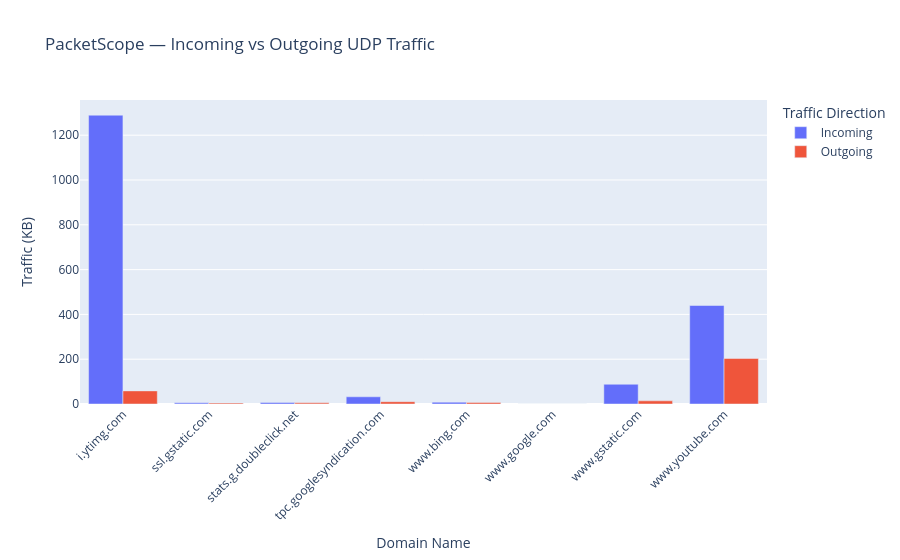

The notebook cell this image was saved under:
### Code cell
known_traffic = udp_direction_summary[
    udp_direction_summary["Domain"] != "Domain not detected"
].copy()

fig = px.bar(
    known_traffic,
    x="Domain",
    y="Total_KB",
    color="Direction",
    barmode="group",
    title="PacketScope — Incoming vs Outgoing UDP Traffic",
    labels={
        "Domain": "Domain Name",
        "Total_KB": "Traffic (KB)",
        "Direction": "Traffic Direction"
    }
)

fig.update_layout(
    xaxis_tickangle=-45
)

fig.show()

### Figure 1 — Plotly figure (JSON) as saved in the notebook; plotly's stock layout.template omitted (floating-point values rounded to 4 significant figures)
{"data": [{"alignmentgroup": "True", "hovertemplate": "Traffic Direction=Incoming<br>Domain Name=%{x}<br>Traffic (KB)=%{y}<extra></extra>", "legendgroup": "Incoming", "marker": {"color": "#636efa", "pattern": {"shape": ""}}, "name": "Incoming", "offsetgroup": "Incoming", "orientation": "v", "showlegend": true, "textposition": "auto", "type": "bar", "x": ["i.ytimg.com", "ssl.gstatic.com", "stats.g.doubleclick.net", "tpc.googlesyndication.com", "www.bing.com", "www.google.com", "www.gstatic.com", "www.youtube.com"], "xaxis": "x", "y": [1289.0, 5.06, 6.48, 32.19, 8.2, 0.44, 88.17, 439.7], "yaxis": "y"}, {"alignmentgroup": "True", "hovertemplate": "Traffic Direction=Outgoing<br>Domain Name=%{x}<br>Traffic (KB)=%{y}<extra></extra>", "legendgroup": "Outgoing", "marker": {"color": "#EF553B", "pattern": {"shape": ""}}, "name": "Outgoing", "offsetgroup": "Outgoing", "orientation": "v", "showlegend": true, "textposition": "auto", "type": "bar", "x": ["i.ytimg.com", "ssl.gstatic.com", "stats.g.doubleclick.net", "tpc.googlesyndication.com", "www.bing.com", "www.google.com", "www.gstatic.com", "www.youtube.com"], "xaxis": "x", "y": [58.56, 3.96, 5.07, 10.29, 6.5, 0.44, 14.14, 203.3], "yaxis": "y"}], "layout": {"barmode": "group", "legend": {"title": {"text": "Traffic Direction"}, "tracegroupgap": 0}, "title": {"text": "PacketScope — Incoming vs Outgoing UDP Traffic"}, "xaxis": {"anchor": "y", "domain": [0, 1], "tickangle": -45, "title": {"text": "Domain Name"}}, "yaxis": {"anchor": "x", "domain": [0, 1], "title": {"text": "Traffic (KB)"}}}}
